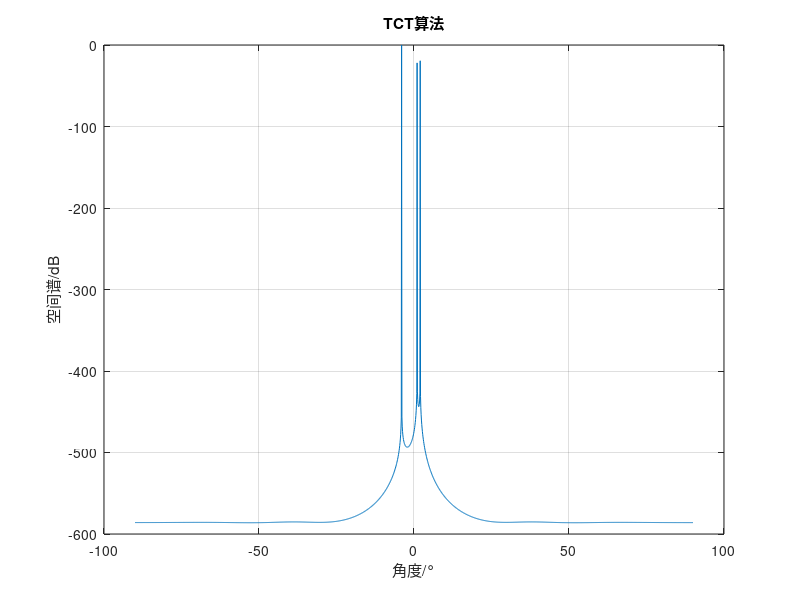

Recreate this plot in MATLAB.
clear;
clc;
%%
Sensor=8;                                     %天线阵元数
bw1=1e7;                                      % 信号带宽
bw2=1e6;
bw3=51e6;
f1=1e8;
f2=1e7;
f3=1e7;
T1=1e-2;                                      %信号脉冲宽度  
L=1024;                                       %采样点数
dt1=T1/L;                                     %采样间隔
gc=3e8;                                       %光速
snr=-500;                                       %信躁比
degrad=pi/180;
p=3;                                          %信号源个数 
angle=1;           
angle2=2;                                    %信号源角度
angle3=-4;  
%%%%%%%%%%%%%%%%%%%%%%%%%%%%%%%%%%%%%%%%%%%%%%%%%%%%%%%%%
%构造采样序列
t1=(0:L-1)*dt1;                               %时域采样点
sig1=exp(j*pi*bw1*t1.*t1/T1+j*2*pi*f1*t1);    %产生宽带信号
sig2=exp(j*pi*bw2*t1.*t1/T1+j*2*pi*f2*t1);  
sig3=exp(j*pi*bw3*t1.*t1/T1+j*2*pi*f3*t1);  
sig1=awgn(sig1,snr);
sig2=awgn(sig2,snr);                          %加白噪音
sig3=awgn(sig3,snr);
%%%%%%%%%%%%%%%%%%%%%%%%%%%%%%%%%%%%%%%%%%%%%%%%%%%%%%%%%%%%%%%%
%宽带信号频率
F=f1+bw1/(T1)*t1;                           
f1=F(128);
f2=F(2*128);
f3=F(3*128);
f4=F(4*128);
f5=F(5*128);
f6=F(6*128);
f7=F(7*128);
f8=F(8*128);
F=[f1,f2,f3,f4,f5,f6,f7,f8];
%%%%%%%%%%%%%%%%%%%%%%%%%%%%%%%%%%%%%%%%%%%%%%%%%%%%%%%%%%%%%%%
%构造采样数据矩阵
Lambda=gc/f8;                                 %波长
d=0.5*Lambda;                                 %阵元间距离
tmp2=d*[0:Sensor-1 ]';            

v11=sig1(1:128);
v12=sig1(129:256);
v13=sig1(257:384);
v14=sig1(385:512);
v15=sig1(513:640);
v16=sig1(641:768);
v17=sig1(769:896);
v18=sig1(897:1024);
v21=sig2(1:128);
v22=sig2(129:256);
v23=sig2(257:384);
v24=sig2(385:512);
v25=sig2(513:640);
v26=sig2(641:768);
v27=sig2(769:896);
v28=sig2(897:1024);
v31=sig3(1:128);
v32=sig3(129:256);
v33=sig3(257:384);
v34=sig3(385:512);
v35=sig3(513:640);
v36=sig3(641:768);
v37=sig3(769:896);
v38=sig3(897:1024);

s1=[(v11);(v21);v31];
s2=[(v12);(v22);v32];
s3=[(v13);(v23);v33];
s4=[(v14);(v24);v34];
s5=[(v15);(v25);v35];
s6=[(v16);(v26);v36];
s7=[(v17);(v27);v37];
s8=[(v18);(v28);v38];
%%%%%%%%%%%%%%%%%%%%%%%%%%%%%%%%%%%%%%%%%%%%
%构造方向矩阵
A1=[exp(-j*2*pi*f1/gc*tmp2*sin(angle*degrad)),exp(-j*2*pi*f1/gc*tmp2*sin(angle2*degrad)),exp(-j*2*pi*f1/gc*tmp2*sin(angle3*degrad))]; 
A2=[exp(-j*2*pi*f2/gc*tmp2*sin(angle*degrad)),exp(-j*2*pi*f2/gc*tmp2*sin(angle2*degrad)),exp(-j*2*pi*f2/gc*tmp2*sin(angle3*degrad))]; 
A3=[exp(-j*2*pi*f3/gc*tmp2*sin(angle*degrad)),exp(-j*2*pi*f3/gc*tmp2*sin(angle2*degrad)),exp(-j*2*pi*f3/gc*tmp2*sin(angle3*degrad))]; 
A4=[exp(-j*2*pi*f4/gc*tmp2*sin(angle*degrad)),exp(-j*2*pi*f4/gc*tmp2*sin(angle2*degrad)),exp(-j*2*pi*f4/gc*tmp2*sin(angle3*degrad))]; 
A5=[exp(-j*2*pi*f5/gc*tmp2*sin(angle*degrad)),exp(-j*2*pi*f5/gc*tmp2*sin(angle2*degrad)),exp(-j*2*pi*f5/gc*tmp2*sin(angle3*degrad))]; 
A6=[exp(-j*2*pi*f6/gc*tmp2*sin(angle*degrad)),exp(-j*2*pi*f6/gc*tmp2*sin(angle2*degrad)),exp(-j*2*pi*f6/gc*tmp2*sin(angle3*degrad))]; 
A7=[exp(-j*2*pi*f7/gc*tmp2*sin(angle*degrad)),exp(-j*2*pi*f7/gc*tmp2*sin(angle2*degrad)),exp(-j*2*pi*f7/gc*tmp2*sin(angle3*degrad))]; 
A8=[exp(-j*2*pi*f8/gc*tmp2*sin(angle*degrad)),exp(-j*2*pi*f8/gc*tmp2*sin(angle2*degrad)),exp(-j*2*pi*f8/gc*tmp2*sin(angle3*degrad))]; 
%%%%%%%%%%%%%%%%%%%%%%%%%%%%%%%%%%%%%%%%%%%%%%%%%
%接受信号
SNR=10;
x1=A1*s1;
x2=A2*s2;
x3=A3*s3;
x4=A4*s4;
x5=A5*s5;
x6=A6*s6;
x7=A7*s7;
x8=A8*s8;
x1=awgn(x1,SNR);
x2=awgn(x2,SNR);
x3=awgn(x3,SNR);
x4=awgn(x4,SNR);
x5=awgn(x5,SNR);                              %加白噪音
x6=awgn(x6,SNR);
x7=awgn(x7,SNR);
x8=awgn(x8,SNR);
%%%%%%%%%%%%%%%%%%%%%%%%%%%%%%%%%%
%FFT
X1=fft(x1.');
X2=fft(x2.');
X3=fft(x3.');
X4=fft(x4.');
X5=fft(x5.'); 
X6=fft(x6.');
X7=fft(x7.');
X8=fft(x8.');
X1=X1.';
X2=X2.';
X3=X3.';
X4=X4.';
X5=X5.';
X6=X6.';
X7=X7.';
X8=X8.';
%%%%%%%%%%%%%%%%%%%%%%%%%%%%
%计算协方差矩阵
R1=X1*X1';
R2=X2*X2';
R3=X3*X3';
R4=X4*X4';
R5=X5*X5';
R6=X6*X6';
R7=X7*X7';
R8=X8*X8';
%%%%%%%%%%%%%%%%%%%%%%%%%%%%%%%%%%
%计算去噪后的协方差矩阵 
temp=eig(R1);                                    
temp=sort(temp);
P1=R1-[sum(temp)-temp(8)-temp(7)-temp(6)]/(8-p)*eye(8,8);
temp=eig(R2);
temp=sort(temp);
P2=R2-[sum(temp)-temp(8)-temp(7)-temp(6)]/(8-p)*eye(8,8);
temp=eig(R3);
temp=sort(temp);
P3=R3-[sum(temp)-temp(8)-temp(7)-temp(6)]/(8-p)*eye(8,8);
temp=eig(R4);
temp=sort(temp);
P4=R4-[sum(temp)-temp(8)-temp(7)-temp(6)]/(8-p)*eye(8,8);
temp=eig(R5);
temp=sort(temp);
P5=R5-[sum(temp)-temp(8)-temp(7)-temp(6)]/(8-p)*eye(8,8);
temp=eig(R6);
temp=sort(temp);
P6=R6-[sum(temp)-temp(8)-temp(7)-temp(6)]/(8-p)*eye(8,8);
temp=eig(R7);
temp=sort(temp);
P7=R7-[sum(temp)-temp(8)-temp(7)-temp(6)]/(8-p)*eye(8,8);
temp=eig(R8);
temp=sort(temp);
P8=R8-[sum(temp)-temp(8)-temp(7)-temp(6)]/(8-p)*eye(8,8);
%%%%%%%%%%%%%%%%%%%%%%%%%%%%%%%%%%%%%%%%%%%%%%%%%%%%%%%%%%
%奇异值分解
[U1,S1,V1]=svd(P1);
[U2,S2,V2]=svd(P2);
[U3,S3,V3]=svd(P3);
[U4,S4,V4]=svd(P4);
[U5,S5,V5]=svd(P5);
[U6,S6,V6]=svd(P6);
[U7,S7,V7]=svd(P7);
[U8,S8,V8]=svd(P8);
%%%%%%%%%%%%%%%%%%%%%%%%%%%%%%%%%%%%%%%%%%%%%%%%%%
%选择中心频率          
S=[sum(S1);sum(S2);sum(S3);sum(S4);sum(S5);sum(S6);sum(S7);sum(S8)];
S_=sum(S);
sum=zeros(1,8);
for j=1:8
    for i=1:8
        delta=S(i,j)-S_(1,i)/8;                                    
        sum(1,j)=sum(1,j)+delta^2;
    end
end
[h,j]=min(sum);   
%%%%%%%%%%%%%%%%%%%%%%%%%%%%%%%%%%%%%%%%%
% 构造各频率点聚焦矩阵
[Q1,D1]=eig(P1);
[Q2,D2]=eig(P2);
[Q3,D3]=eig(P3);
[Q4,D4]=eig(P4);
[Q5,D5]=eig(P5);
[Q6,D6]=eig(P6);
[Q7,D7]=eig(P7);
[Q8,D8]=eig(P8);
%%%%%%%%%%%%%%%%%%%%%%%%%%%%%
%选择聚焦矩阵
Q0=[Q1,Q2,Q3,Q4,Q5,Q6,Q7,Q8];
Q_=Q0(1+(j-1)*64:j*64);
Q=reshape(Q_,8,8);
%%%%%%%%%%%%%%%%%%%%%%%%%%%%
%聚焦变换
T1=Q*Q1';      
T2=Q*Q2';
T3=Q*Q3';
T4=Q*Q4';
T5=Q*Q5';
T6=Q*Q6';
T7=Q*Q7';
T8=Q*Q8';
%%%%%%%%%%%%%%%%%%%%%%%%%%%%%%%%
%MUSIC算法估计信号入射方向
RY=(T1*X1)*(T1*X1)'+(T2*X2)*(T2*X2)'+(T3*X3)*(T3*X3)'+(T4*X4)*(T4*X4)'+(T5*X5)*(T5*X5)'+(T6*X6)*(T6*X6)'+(T7*X7)*(T7*X7)'+(T8*X8)*(T8*X8)';
[U,S11,V]=svd(RY);
Vs=U(:,1:p);
Vu=U(:,p+1:Sensor);
i= sqrt(-1);
th2=[-90:0.1:90]';
T=length(th2);
tmp=-i* 2*pi*F(j)/gc *sin(th2'* degrad);
a2=tmp2*tmp;
a2=exp(a2);
num=diag(a2'*a2);                             %分子
Ena=Vu'* a2;
den=diag(Ena'* Ena);                          %分母
doa=(num./den);                               %空间谱函数
%%%%%%%%%%%%%%%%%%%%%%%%%%%%%%%%%%%%%%%%%%%
%作图
for i=1:T
    doa1(i)=20*log10(abs(doa(i))/max(abs(doa)));
end
plot(th2, doa1,'-');
title('TCT算法');
xlabel('角度/°');                               %横轴
ylabel('空间谱/dB');                             %纵轴
% axis([-90 90 0.1 1e6]);
grid on;
hold on;

